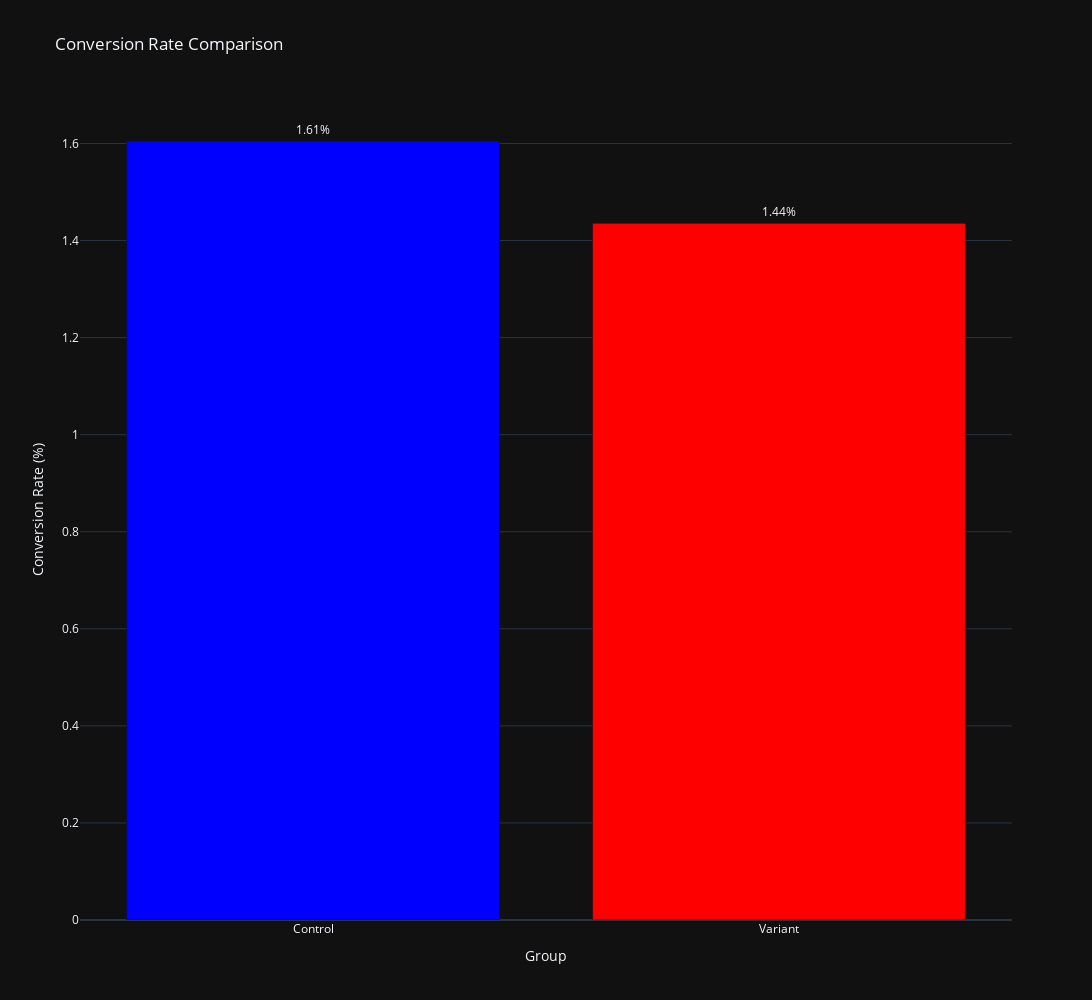

Notebook source saved alongside this figure:
### Code cell
# Chart 4: Conversion Rate Comparison
fig4 = go.Figure()

fig4.add_trace(go.Bar(
    x=['Control', 'Variant'],
    y=[control_conversion * 100, variant_conversion * 100],
    marker_color=['blue', 'red'],
    text=[f'{control_conversion:.2%}', f'{variant_conversion:.2%}'],
    textposition='outside'
))

fig4.update_layout(
    title='Conversion Rate Comparison',
    yaxis_title='Conversion Rate (%)',
    xaxis_title='Group',
    height=1000,
    width=1600
)

fig4.show()

### Figure 1 — Plotly figure (JSON) as saved in the notebook; plotly's stock layout.template omitted (floating-point values rounded to 4 significant figures)
{"data": [{"marker": {"color": ["blue", "red"]}, "text": ["1.61%", "1.44%"], "textposition": "outside", "x": ["Control", "Variant"], "y": [1.605, 1.435], "type": "bar"}], "layout": {"title": {"text": "Conversion Rate Comparison"}, "yaxis": {"title": {"text": "Conversion Rate (%)"}}, "xaxis": {"title": {"text": "Group"}}, "height": 1000, "width": 1600}}
